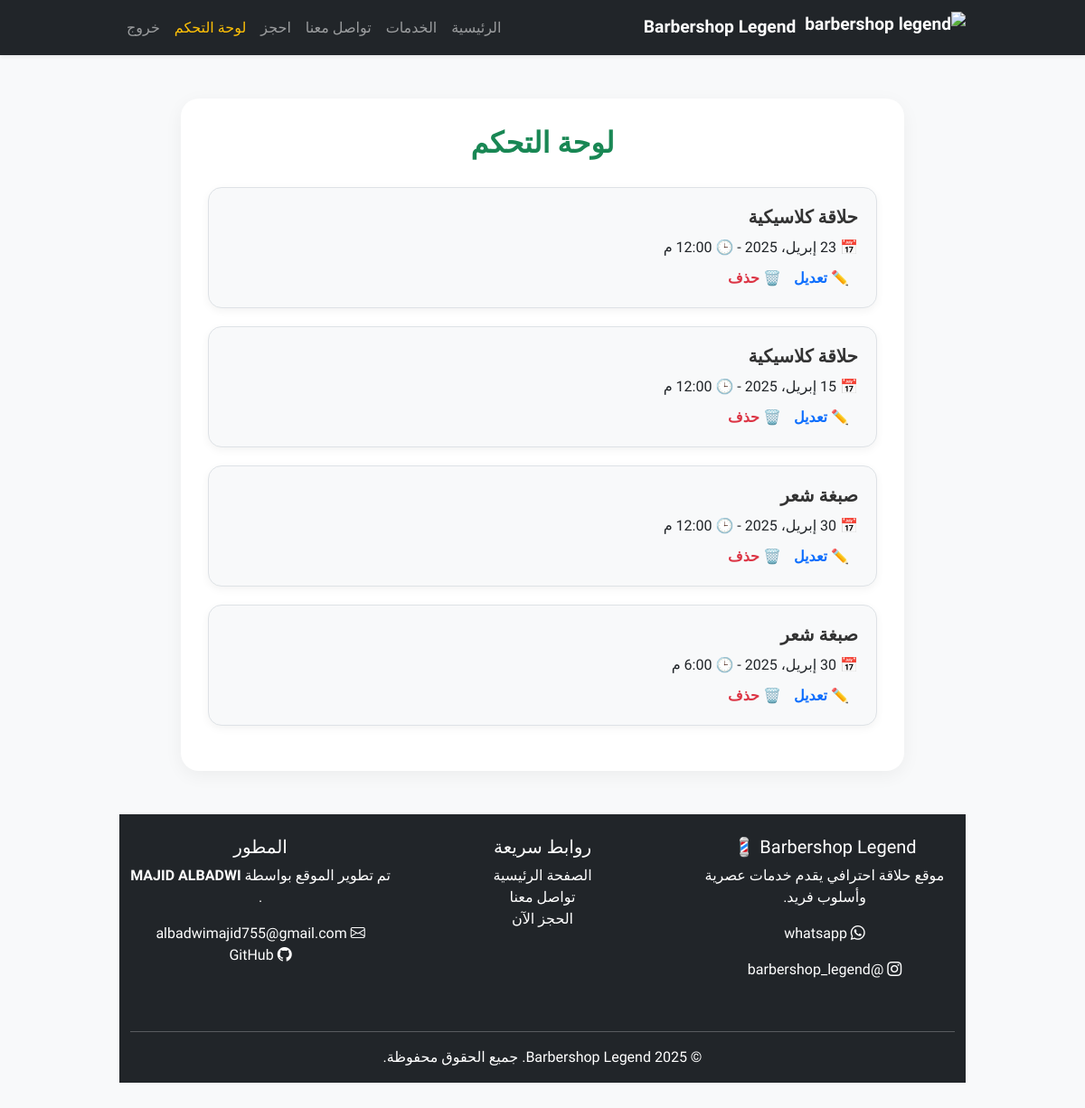
Page /dashboard/ (signed in) on the earlier database version.
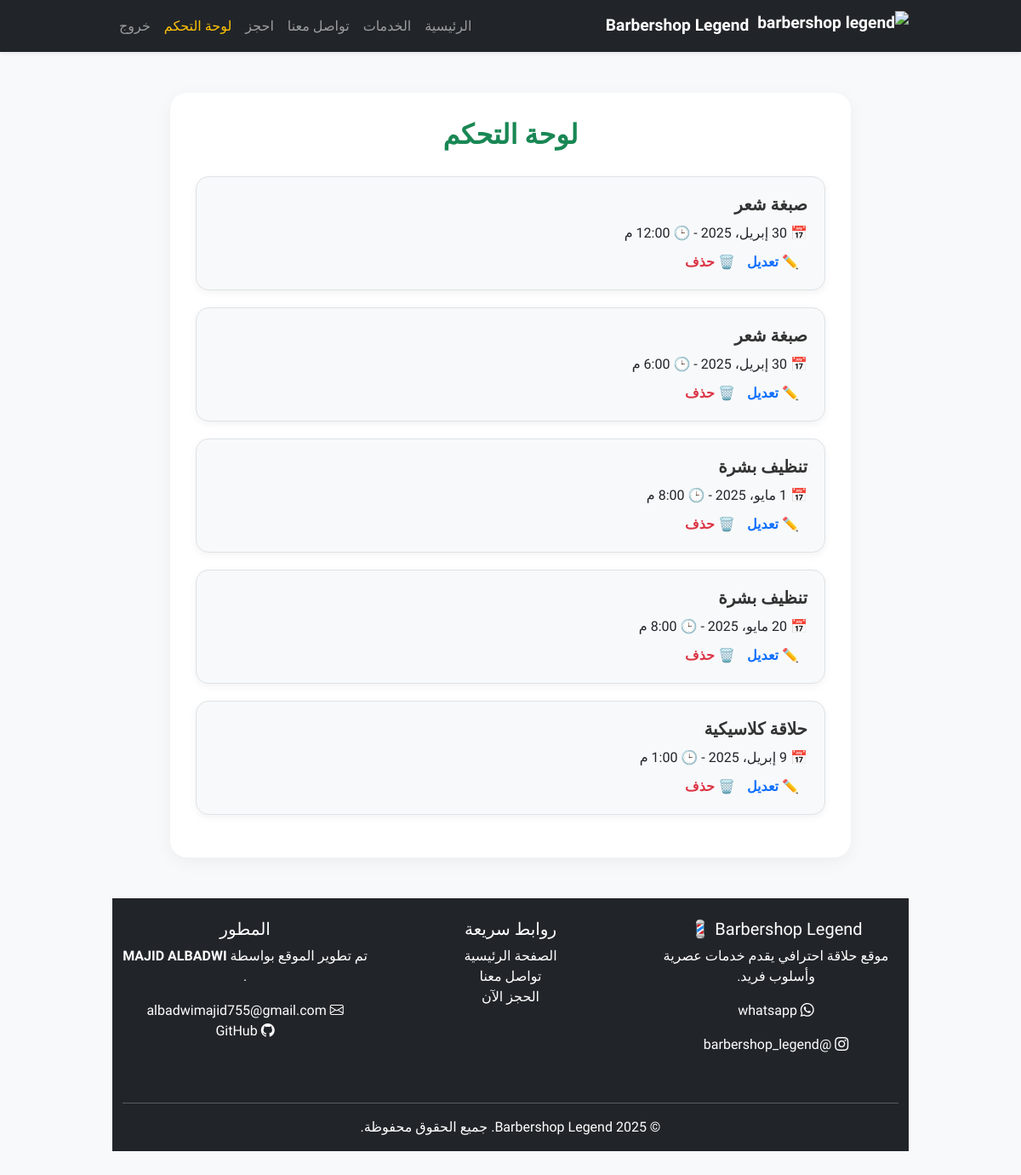
Same page on the later database version.
### booking/models.py (models this page shows, shortened)
class Booking(models.Model):
    SERVICE_CHOICES = [
        ('تشكيل اللحية', 'تشكيل اللحية'),
        ('حلاقة رجالية', 'حلاقة رجالية'),
        ('خدمة شاملة من باربرشوب ليجند', 'خدمة شاملة من باربرشوب ليجند'),
        ('إزالة الشعر بالحلاوة', 'إزالة الشعر بالحلاوة'),
        ('استشارة الحلاقة الشخصية', 'استشارة الحلاقة الشخصية'),
        ('صبغ الشعر', 'صبغ الشعر'),
        ('تلوين الشعر/اللحية', 'تلوين الشعر/اللحية'),
        ('حلاقة الأطفال', 'حلاقة الأطفال'),
        ('حلاقة الرجال', 'حلاقة الرجال'),
    ]
    user = models.ForeignKey(User, on_delete=models.CASCADE)
    date = models.DateField()
    time = models.TimeField()
    service = models.CharField(max_length=100, choices=SERVICE_CHOICES)

### booking/views.py (the view)
# urls.py: path('dashboard/', views.dashboard, name='dashboard'),
@login_required
def dashboard(request):
    bookings = Booking.objects.filter(user=request.user)
    return render(request, 'booking/dashboard.html', {'bookings': bookings})

### booking/templates/booking/dashboard.html (shortened to what this page needs)
{% extends 'booking/base.html' %} {% block content %}
<div class="dashboard-container">
  <h2 class="dashboard-title">لوحة التحكم</h2>
  {% if bookings %} {% for booking in bookings %}
  <div class="booking-card">
    <h5>{{ booking.service }}</h5>
    <p>📅 {{ booking.date }} - 🕒 {{ booking.time }}</p>
    <div class="dashboard-actions">
      <a href="{% url 'edit_booking' booking.id %}" class="btn-edit"
        >✏️ تعديل</a
      >
      <a href="{% url 'delete_booking' booking.id %}" class="btn-delete"
        >🗑️ حذف</a
      >
    </div>
  </div>
  {% endfor %} {% else %}
  <p class="text-center text-muted">لا يوجد حجوزات حالياً.</p>
  {% endif %}
</div>
<footer class="bg-dark text-white mt-5 pt-4 pb-3">
  <div class="container">
    <div class="row">
      <div class="col-md-4 mb-4">
        <h5>Barbershop Legend 💈</h5>
        <p>موقع حلاقة احترافي يقدم خدمات عصرية وأسلوب فريد.</p>
        <p>
          <i class="bi bi-whatsapp"></i>
          <a
            href="https://wa.me/966500000000"
            class="text-white"
            target="_blank"
            >whatsapp
          </a>
        </p>
        <p>
          <i class="bi bi-instagram"></i>
          <a
            href="https://instagram.com/barbershop_legend"
            class="text-white"
            target="_blank"
            >@barbershop_legend</a
          >
        </p>
      </div>
      <div class="col-md-4 mb-4">
        <h5>روابط سريعة</h5>
        <ul class="list-unstyled">
          <li>
            <a href="{% url 'home' %}" class="text-white">الصفحة الرئيسية</a>
          </li>
          <li>
            <a href="{% url 'contact' %}" class="text-white">تواصل معنا</a>
          </li>
          <li><a href="{% url 'book' %}" class="text-white">الحجز الآن</a></li>
        </ul>
      </div>
      <div class="col-md-4 mb-4">
        <h5>المطور</h5>
        <p>تم تطوير الموقع بواسطة <strong>MAJID ALBADWI </strong>.</p>
        <p>
          <i class="bi bi-envelope"></i> albadwimajid755@gmail.com<br />
          <i class="bi bi-github"></i>
          <a href="https://github.com/ALBADWIMAJID" class="text-white"
            >GitHub</a
          >
        </p>
      </div>
    </div>
    <hr class="border-gray" />
    <p class="text-center mb-0">
      &copy; 2025 Barbershop Legend. جميع الحقوق محفوظة.
    </p>
  </div>
</footer>
{% endblock %}

### booking/templates/booking/base.html (shortened to what this page needs)
{% load static %}
<!DOCTYPE html>
<html lang="ar" dir="rtl">
  <link href="https://cdn.jsdelivr.net/npm/bootstrap-icons@1.10.5/font/bootstrap-icons.css" rel="stylesheet" />
  <link
    rel="stylesheet"
    href="https://cdn.jsdelivr.net/npm/flatpickr/dist/flatpickr.min.css"
  />
  <head>
    <link
      href="https://cdn.jsdelivr.net/npm/bootstrap@5.3.3/dist/css/bootstrap.rtl.min.css"
      rel="stylesheet"
    />
    <link
      href="https://cdn.jsdelivr.net/npm/bootstrap-icons@1.10.5/font/bootstrap-icons.css"
      rel="stylesheet"
    />
    <link rel="stylesheet" href="{% static 'css/style.css' %}" />
  </head>
  <body>
    <nav class="navbar navbar-expand-lg navbar-dark bg-dark shadow-sm">
      <div class="container">
        <a class="navbar-brand" href="/">
          <img
            src="https://f1.dikidi.net/c4/v3497/37106hqbh7.jpg?size=m"
            alt="barbershop legend"
          />
          Barbershop Legend
        </a>
        <div class="collapse navbar-collapse" id="navbarNav">
          <ul class="navbar-nav ms-auto">
            <li class="nav-item">
              <a
                class="nav-link {% if request.path == '/' %}active{% endif %}"
                href="/"
                >الرئيسية</a
              >
            </li>
            <li class="nav-item">
              <a
                class="nav-link {% if request.path == '/services/' %}active{% endif %}"
                href="/services/"
                >الخدمات</a
              >
            </li>
            <li class="nav-item">
              <a
                class="nav-link {% if request.path == '/contact/' %}active{% endif %}"
                href="/contact/"
                >تواصل معنا</a
              >
            </li>
            {% if user.is_authenticated %}
            <li class="nav-item">
              <a
                class="nav-link {% if request.path == '/book/' %}active{% endif %}"
                href="/book/"
                >احجز</a
              >
            </li>
            <li class="nav-item">
              <a
                class="nav-link {% if request.path == '/dashboard/' %}active{% endif %}"
                href="/dashboard/"
                >لوحة التحكم</a
              >
            </li>
            <li class="nav-item">
              <a class="nav-link" href="/logout/">خروج</a>
            </li>
            {% endif %}
          </ul>
        </div>
      </div>
    </nav>
    <main class="container py-5">{% block content %}{% endblock %}</main>
  </body>
</html>

### booking/static/css/style.css (style rules this page uses)
body { font-family: "Cairo", sans-serif; background-color: #f8f9fa; color: #212529; }
a { text-decoration: none; }
.navbar-brand { font-weight: bold; font-size: 1.2rem; }
footer { background-color: #343a40; color: #fff; padding: 20px 0; text-align: center; margin-top: 50px; }

### booking/templates/booking/base.html (style rules this page uses)
body { font-family: "Cairo", sans-serif; background-color: #f8f9fa; margin: 0; padding: 0; }
.navbar-brand { font-weight: bold; font-size: 1.2rem; display: flex; align-items: center; gap: 10px; }
.navbar-brand img { height: 35px; width: auto; border-radius: 5px; }
.nav-link { font-size: 1rem; }
.nav-link.active, .nav-link:hover { color: #ffc107 !important; }
.container { max-width: 960px; }

### booking/templates/booking/dashboard.html (style rules this page uses)
.dashboard-container { max-width: 800px; margin: auto; padding: 30px; background: #fff; border-radius: 20px; box-shadow: 0 5px 20px rgba(0, 0, 0, 0.05); }
.dashboard-title { text-align: center; font-size: 2rem; font-weight: bold; margin-bottom: 30px; color: #198754; }
.booking-card { background-color: #f8f9fa; padding: 20px; border-radius: 15px; margin-bottom: 20px; border: 1px solid #dee2e6; box-shadow: 0 3px 10px rgba(0, 0, 0, 0.05); }
.booking-card h5 { color: #333; font-weight: bold; margin-bottom: 10px; }
.booking-card p { margin: 0 0 10px; }
.dashboard-actions a { margin-right: 10px; text-decoration: none; font-weight: bold; }
.btn-edit { color: #0d6efd; }
.btn-delete { color: #dc3545; }

Differences in the rows shown:
removed Booking: service "حلاقة كلاسيكية", date "23 إبريل، 2025", time "12:00 م"
removed Booking: service "حلاقة كلاسيكية", date "15 إبريل، 2025", time "12:00 م"
added Booking: service "تنظيف بشرة", date "1 مايو، 2025", time "8:00 م"
added Booking: service "تنظيف بشرة", date "20 مايو، 2025", time "8:00 م"
added Booking: service "حلاقة كلاسيكية", date "9 إبريل، 2025", time "1:00 م"
